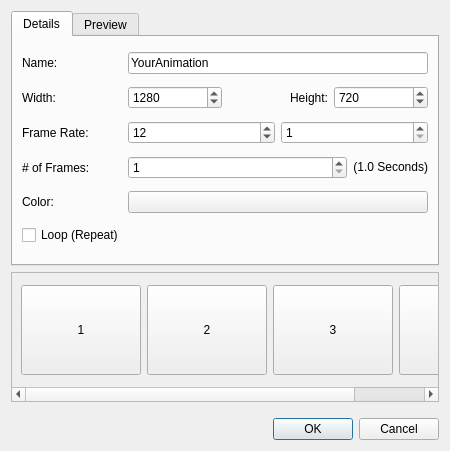
<?xml version="1.0" encoding="UTF-8"?>
<ui version="4.0">
 <class>Dialog</class>
 <widget class="QDialog" name="Dialog">
  <property name="geometry">
   <rect>
    <x>0</x>
    <y>0</y>
    <width>450</width>
    <height>451</height>
   </rect>
  </property>
  <property name="windowTitle">
   <string>Animation</string>
  </property>
  <property name="windowIcon">
   <iconset resource="../../../images/openshot.qrc">
    <normaloff>:/openshot.svg</normaloff>:/openshot.svg</iconset>
  </property>
  <property name="autoFillBackground">
   <bool>false</bool>
  </property>
  <layout class="QGridLayout" name="gridLayout">
   <item row="4" column="0">
    <widget class="QDialogButtonBox" name="buttonBox">
     <property name="standardButtons">
      <set>QDialogButtonBox::Cancel|QDialogButtonBox::Ok</set>
     </property>
    </widget>
   </item>
   <item row="0" column="0">
    <layout class="QVBoxLayout" name="verticalLayout_2">
     <property name="topMargin">
      <number>0</number>
     </property>
     <property name="bottomMargin">
      <number>10</number>
     </property>
     <item>
      <widget class="QTabWidget" name="tabWidget">
       <property name="currentIndex">
        <number>0</number>
       </property>
       <widget class="QWidget" name="tabDetails">
        <attribute name="title">
         <string>Details</string>
        </attribute>
        <layout class="QGridLayout" name="gridLayout_3">
         <item row="5" column="0">
          <layout class="QHBoxLayout" name="horizontalLayout_8">
           <item>
            <widget class="QCheckBox" name="chkLoop">
             <property name="sizePolicy">
              <sizepolicy hsizetype="Expanding" vsizetype="Fixed">
               <horstretch>0</horstretch>
               <verstretch>0</verstretch>
              </sizepolicy>
             </property>
             <property name="text">
              <string>Loop (Repeat)</string>
             </property>
            </widget>
           </item>
          </layout>
         </item>
         <item row="3" column="0">
          <layout class="QHBoxLayout" name="horizontalLayout_7">
           <item>
            <widget class="QLabel" name="lblLength">
             <property name="minimumSize">
              <size>
               <width>100</width>
               <height>0</height>
              </size>
             </property>
             <property name="text">
              <string># of Frames:</string>
             </property>
            </widget>
           </item>
           <item>
            <widget class="QSpinBox" name="txtLength">
             <property name="sizePolicy">
              <sizepolicy hsizetype="Expanding" vsizetype="Fixed">
               <horstretch>0</horstretch>
               <verstretch>0</verstretch>
              </sizepolicy>
             </property>
             <property name="specialValueText">
              <string notr="true"/>
             </property>
             <property name="suffix">
              <string notr="true"/>
             </property>
             <property name="prefix">
              <string notr="true"/>
             </property>
             <property name="minimum">
              <number>1</number>
             </property>
             <property name="maximum">
              <number>1000</number>
             </property>
            </widget>
           </item>
           <item>
            <widget class="QLabel" name="label">
             <property name="sizePolicy">
              <sizepolicy hsizetype="Minimum" vsizetype="Fixed">
               <horstretch>0</horstretch>
               <verstretch>0</verstretch>
              </sizepolicy>
             </property>
             <property name="minimumSize">
              <size>
               <width>0</width>
               <height>0</height>
              </size>
             </property>
             <property name="text">
              <string notr="true">(1.0 Seconds)</string>
             </property>
             <property name="alignment">
              <set>Qt::AlignRight|Qt::AlignTrailing|Qt::AlignVCenter</set>
             </property>
            </widget>
           </item>
          </layout>
         </item>
         <item row="0" column="0">
          <layout class="QHBoxLayout" name="horizontalLayout_4">
           <item>
            <widget class="QLabel" name="lblName">
             <property name="minimumSize">
              <size>
               <width>100</width>
               <height>0</height>
              </size>
             </property>
             <property name="text">
              <string>Name:</string>
             </property>
            </widget>
           </item>
           <item>
            <widget class="QLineEdit" name="txtName">
             <property name="text">
              <string>YourAnimation</string>
             </property>
            </widget>
           </item>
          </layout>
         </item>
         <item row="2" column="0">
          <layout class="QHBoxLayout" name="horizontalLayout_14">
           <item>
            <widget class="QLabel" name="lblFrameRate">
             <property name="minimumSize">
              <size>
               <width>100</width>
               <height>0</height>
              </size>
             </property>
             <property name="text">
              <string>Frame Rate:</string>
             </property>
            </widget>
           </item>
           <item>
            <widget class="QSpinBox" name="txtFrameRateNum">
             <property name="sizePolicy">
              <sizepolicy hsizetype="Expanding" vsizetype="Fixed">
               <horstretch>0</horstretch>
               <verstretch>0</verstretch>
              </sizepolicy>
             </property>
             <property name="specialValueText">
              <string notr="true"/>
             </property>
             <property name="suffix">
              <string notr="true"/>
             </property>
             <property name="prefix">
              <string notr="true"/>
             </property>
             <property name="minimum">
              <number>1</number>
             </property>
             <property name="maximum">
              <number>99999</number>
             </property>
             <property name="value">
              <number>12</number>
             </property>
            </widget>
           </item>
           <item>
            <widget class="QSpinBox" name="txtFrameRateDen">
             <property name="sizePolicy">
              <sizepolicy hsizetype="Expanding" vsizetype="Fixed">
               <horstretch>0</horstretch>
               <verstretch>0</verstretch>
              </sizepolicy>
             </property>
             <property name="specialValueText">
              <string notr="true"/>
             </property>
             <property name="suffix">
              <string notr="true"/>
             </property>
             <property name="prefix">
              <string notr="true"/>
             </property>
             <property name="minimum">
              <number>1</number>
             </property>
             <property name="maximum">
              <number>9999</number>
             </property>
            </widget>
           </item>
          </layout>
         </item>
         <item row="1" column="0">
          <layout class="QHBoxLayout" name="horizontalLayout_6">
           <item>
            <widget class="QLabel" name="lblWidth">
             <property name="minimumSize">
              <size>
               <width>100</width>
               <height>0</height>
              </size>
             </property>
             <property name="text">
              <string>Width:</string>
             </property>
            </widget>
           </item>
           <item>
            <widget class="QSpinBox" name="txtWidth">
             <property name="sizePolicy">
              <sizepolicy hsizetype="Expanding" vsizetype="Fixed">
               <horstretch>0</horstretch>
               <verstretch>0</verstretch>
              </sizepolicy>
             </property>
             <property name="specialValueText">
              <string notr="true"/>
             </property>
             <property name="suffix">
              <string notr="true"/>
             </property>
             <property name="prefix">
              <string notr="true"/>
             </property>
             <property name="maximum">
              <number>9999</number>
             </property>
             <property name="value">
              <number>1280</number>
             </property>
            </widget>
           </item>
           <item>
            <widget class="QLabel" name="lblFileName_4">
             <property name="minimumSize">
              <size>
               <width>100</width>
               <height>0</height>
              </size>
             </property>
             <property name="text">
              <string>Height:</string>
             </property>
             <property name="alignment">
              <set>Qt::AlignRight|Qt::AlignTrailing|Qt::AlignVCenter</set>
             </property>
            </widget>
           </item>
           <item>
            <widget class="QSpinBox" name="txtHeight">
             <property name="sizePolicy">
              <sizepolicy hsizetype="Expanding" vsizetype="Fixed">
               <horstretch>0</horstretch>
               <verstretch>0</verstretch>
              </sizepolicy>
             </property>
             <property name="specialValueText">
              <string notr="true"/>
             </property>
             <property name="suffix">
              <string notr="true"/>
             </property>
             <property name="prefix">
              <string notr="true"/>
             </property>
             <property name="maximum">
              <number>9999</number>
             </property>
             <property name="value">
              <number>720</number>
             </property>
            </widget>
           </item>
          </layout>
         </item>
         <item row="4" column="0">
          <layout class="QHBoxLayout" name="horizontalLayout_9">
           <item>
            <widget class="QLabel" name="lblColor">
             <property name="minimumSize">
              <size>
               <width>100</width>
               <height>0</height>
              </size>
             </property>
             <property name="text">
              <string>Color:</string>
             </property>
            </widget>
           </item>
           <item>
            <widget class="QPushButton" name="btnColor">
             <property name="sizePolicy">
              <sizepolicy hsizetype="Expanding" vsizetype="Fixed">
               <horstretch>0</horstretch>
               <verstretch>0</verstretch>
              </sizepolicy>
             </property>
             <property name="text">
              <string/>
             </property>
            </widget>
           </item>
          </layout>
         </item>
        </layout>
       </widget>
       <widget class="QWidget" name="tabPreview">
        <attribute name="title">
         <string>Preview</string>
        </attribute>
        <layout class="QGridLayout" name="gridLayout_2">
         <item row="0" column="0">
          <layout class="QHBoxLayout" name="horizontalLayout">
           <item>
            <layout class="QVBoxLayout" name="verticalLayout">
             <item>
              <widget class="QLabel" name="lblPreview">
               <property name="sizePolicy">
                <sizepolicy hsizetype="Expanding" vsizetype="Expanding">
                 <horstretch>0</horstretch>
                 <verstretch>0</verstretch>
                </sizepolicy>
               </property>
               <property name="minimumSize">
                <size>
                 <width>0</width>
                 <height>160</height>
                </size>
               </property>
               <property name="styleSheet">
                <string notr="true">background-color: #000000;</string>
               </property>
               <property name="text">
                <string/>
               </property>
              </widget>
             </item>
             <item>
              <layout class="QHBoxLayout" name="horizontalLayout_3">
               <item>
                <widget class="QPushButton" name="btnPlay">
                 <property name="text">
                  <string/>
                 </property>
                 <property name="icon">
                  <iconset theme="media-playback-start">
                   <normaloff/>
                  </iconset>
                 </property>
                 <property name="checkable">
                  <bool>true</bool>
                 </property>
                </widget>
               </item>
               <item>
                <widget class="QSlider" name="sliderVideo">
                 <property name="tracking">
                  <bool>true</bool>
                 </property>
                 <property name="orientation">
                  <enum>Qt::Horizontal</enum>
                 </property>
                </widget>
               </item>
               <item>
                <widget class="QLabel" name="lblVideoTime">
                 <property name="text">
                  <string>00:00:00:1</string>
                 </property>
                </widget>
               </item>
              </layout>
             </item>
            </layout>
           </item>
          </layout>
         </item>
        </layout>
       </widget>
      </widget>
     </item>
     <item>
      <widget class="QScrollArea" name="scrollFrames">
       <property name="sizePolicy">
        <sizepolicy hsizetype="Expanding" vsizetype="Preferred">
         <horstretch>0</horstretch>
         <verstretch>0</verstretch>
        </sizepolicy>
       </property>
       <property name="minimumSize">
        <size>
         <width>0</width>
         <height>130</height>
        </size>
       </property>
       <property name="verticalScrollBarPolicy">
        <enum>Qt::ScrollBarAlwaysOff</enum>
       </property>
       <property name="widgetResizable">
        <bool>true</bool>
       </property>
       <widget class="QWidget" name="scrollAreaWidgetContents">
        <property name="geometry">
         <rect>
          <x>0</x>
          <y>0</y>
          <width>516</width>
          <height>112</height>
         </rect>
        </property>
        <layout class="QHBoxLayout" name="horizontalLayout_10">
         <property name="topMargin">
          <number>9</number>
         </property>
         <property name="bottomMargin">
          <number>9</number>
         </property>
         <item>
          <widget class="QPushButton" name="btnFrame1">
           <property name="sizePolicy">
            <sizepolicy hsizetype="Fixed" vsizetype="Fixed">
             <horstretch>0</horstretch>
             <verstretch>0</verstretch>
            </sizepolicy>
           </property>
           <property name="minimumSize">
            <size>
             <width>120</width>
             <height>90</height>
            </size>
           </property>
           <property name="autoFillBackground">
            <bool>false</bool>
           </property>
           <property name="styleSheet">
            <string notr="true"/>
           </property>
           <property name="text">
            <string notr="true">1</string>
           </property>
          </widget>
         </item>
         <item>
          <widget class="QPushButton" name="btnFrame2">
           <property name="sizePolicy">
            <sizepolicy hsizetype="Fixed" vsizetype="Fixed">
             <horstretch>0</horstretch>
             <verstretch>0</verstretch>
            </sizepolicy>
           </property>
           <property name="minimumSize">
            <size>
             <width>120</width>
             <height>90</height>
            </size>
           </property>
           <property name="text">
            <string notr="true">2</string>
           </property>
          </widget>
         </item>
         <item>
          <widget class="QPushButton" name="btnFrame3">
           <property name="sizePolicy">
            <sizepolicy hsizetype="Fixed" vsizetype="Fixed">
             <horstretch>0</horstretch>
             <verstretch>0</verstretch>
            </sizepolicy>
           </property>
           <property name="minimumSize">
            <size>
             <width>120</width>
             <height>90</height>
            </size>
           </property>
           <property name="text">
            <string notr="true">3</string>
           </property>
          </widget>
         </item>
         <item>
          <widget class="QPushButton" name="btnFrame4">
           <property name="sizePolicy">
            <sizepolicy hsizetype="Fixed" vsizetype="Fixed">
             <horstretch>0</horstretch>
             <verstretch>0</verstretch>
            </sizepolicy>
           </property>
           <property name="minimumSize">
            <size>
             <width>120</width>
             <height>90</height>
            </size>
           </property>
           <property name="text">
            <string notr="true">4</string>
           </property>
          </widget>
         </item>
        </layout>
       </widget>
      </widget>
     </item>
    </layout>
   </item>
  </layout>
 </widget>
 <resources/>
 <connections>
  <connection>
   <sender>buttonBox</sender>
   <signal>accepted()</signal>
   <receiver>Dialog</receiver>
   <slot>accept()</slot>
   <hints>
    <hint type="sourcelabel">
     <x>224</x>
     <y>428</y>
    </hint>
    <hint type="destinationlabel">
     <x>224</x>
     <y>225</y>
    </hint>
   </hints>
  </connection>
  <connection>
   <sender>buttonBox</sender>
   <signal>rejected()</signal>
   <receiver>Dialog</receiver>
   <slot>reject()</slot>
   <hints>
    <hint type="sourcelabel">
     <x>224</x>
     <y>428</y>
    </hint>
    <hint type="destinationlabel">
     <x>224</x>
     <y>225</y>
    </hint>
   </hints>
  </connection>
 </connections>
</ui>
